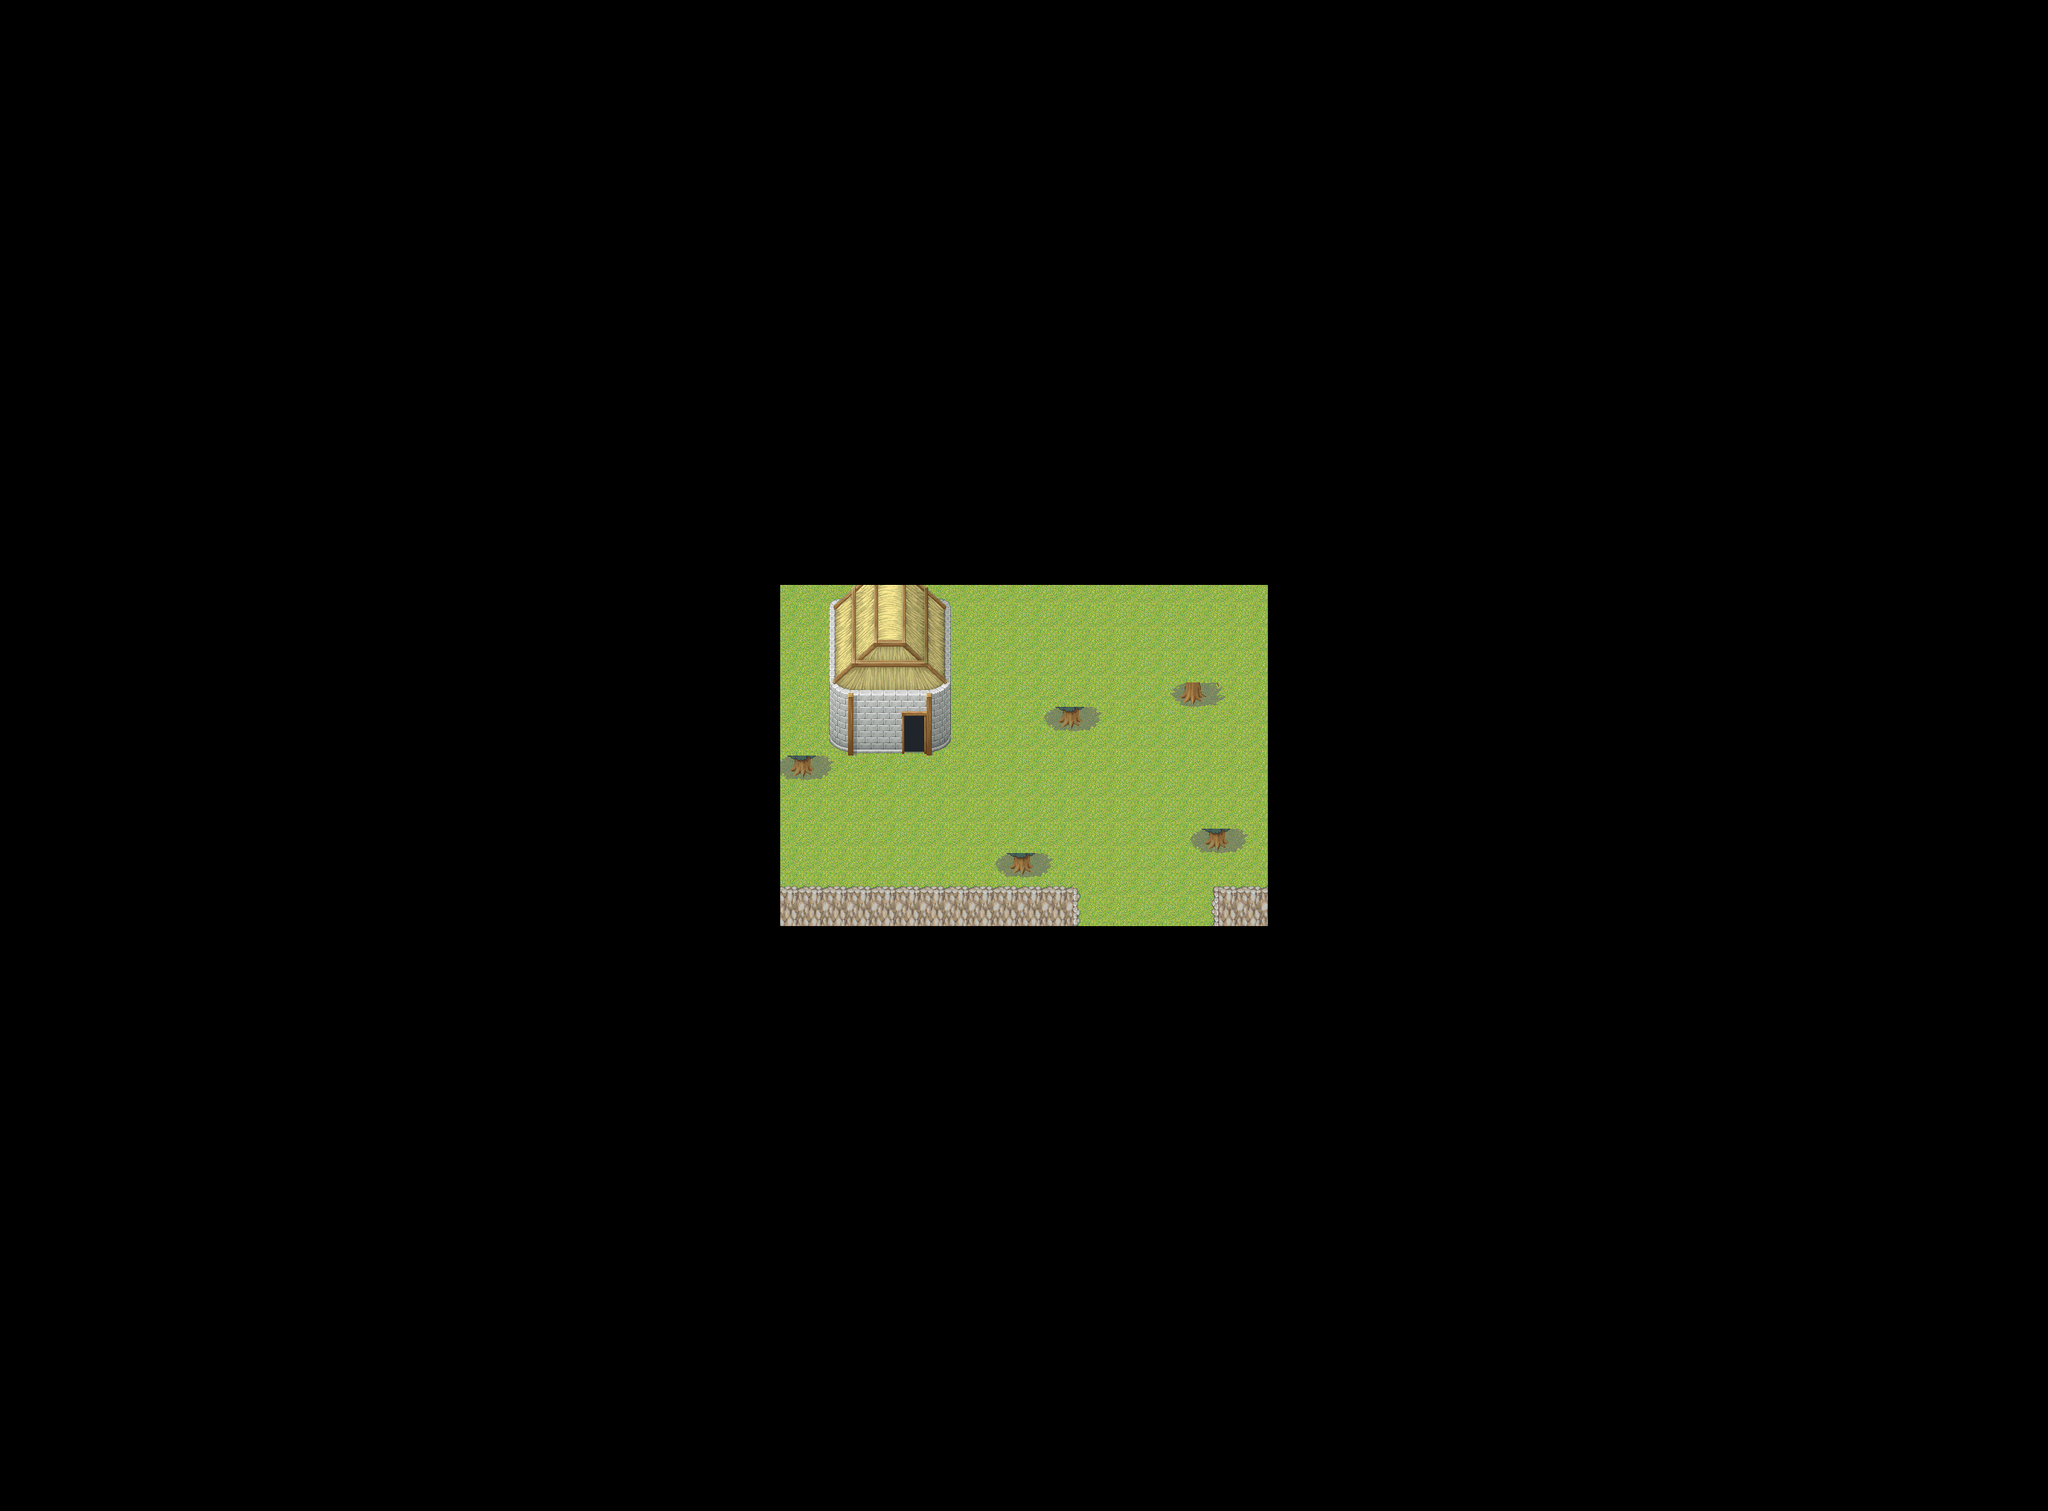

Rendered tile map (Tiled .tmx) drawn with the repository's tilesets; below, a short description and the map source with its tile grids summarised:
An orthogonal 84x62 tile map with 32x32 px tiles, 3 tile layers (Tile Layer 1, Tile Layer 2, Tile Layer 3), 3 hidden layers not drawn and 18 objects (13x wall, 2x event, 2x encounter, player).

<map version="1.0" tiledversion="1.0.2" orientation="orthogonal" renderorder="right-down" width="84" height="62" tilewidth="32" tileheight="32" nextobjectid="28">
 <tileset firstgid="1" source="../img/RPGmakerXPMegaTileset_Edited.tsx" />
 <layer name="Tile Layer 1" width="84" height="62">
  <data>[5208 cells, 280 non-empty, 3 distinct tile ids]</data>
 </layer>
 <layer name="Tile Layer 2" width="84" height="62">
  <data>[5208 cells, 68 non-empty, 49 distinct tile ids]</data>
 </layer>
 <layer name="Tile Layer 3" width="84" height="62">
  <data>[5208 cells, 0 non-empty, 0 distinct tile ids]</data>
 </layer>
 <layer name="Tile Layer 4" width="84" height="62" visible="0">
  <data>[5208 cells, 76 non-empty, 32 distinct tile ids]</data>
 </layer>
 <layer name="Tile Layer 5" width="84" height="62" visible="0">
  <data>[5208 cells, 0 non-empty, 0 distinct tile ids]</data>
 </layer>
 <layer name="Tile Layer 6" width="84" height="62" visible="0">
  <data>[5208 cells, 0 non-empty, 0 distinct tile ids]</data>
 </layer>
 <objectgroup name="Object Layer 1">
  <object id="4" name="event" type="event" x="1184" y="960" width="32" height="16">
   <properties>
    <property name="destination" value="home_interior" />
   </properties>
  </object>
  <object id="10" name="player" type="player" x="1184" y="992" width="32" height="32" />
  <object id="12" name="wall" type="wall" x="1043" y="992" width="21" height="29" />
  <object id="13" name="wall" type="wall" x="1395" y="928" width="21" height="24" />
  <object id="14" name="wall" type="wall" x="1555" y="896" width="21" height="24" />
  <object id="15" name="wall" type="wall" x="1587" y="1088" width="21" height="24" />
  <object id="16" name="wall" type="wall" x="1331" y="1120" width="21" height="24" />
  <object id="17" name="wall" type="wall" x="1024" y="1168" width="385" height="48" />
  <object id="18" name="wall" type="wall" x="1597" y="1168" width="99" height="48" />
  <object id="19" name="wall" type="wall" x="1216" y="960" width="32" height="27" />
  <object id="20" name="wall" type="wall" x="1088" y="960" width="96" height="29" />
  <object id="21" name="wall" type="wall" x="1088" y="768" width="160" height="192" />
  <object id="22" name="wall" type="wall" x="1664" y="768" width="32" height="400" />
  <object id="23" name="wall" type="wall" x="992" y="736" width="704" height="32" />
  <object id="24" name="wall" type="wall" x="992" y="768" width="32" height="448" />
  <object id="25" name="event" type="event" x="1409" y="1201" width="188" height="15">
   <properties>
    <property name="destination" value="cross_roads" />
   </properties>
  </object>
  <object id="26" name="encounter" type="encounter" x="1088" y="993" width="32" height="30">
   <properties>
    <property name="location" value="forest_encounter" />
   </properties>
  </object>
  <object id="27" name="encounter" type="encounter" x="1185" y="1121" width="29" height="29">
   <properties>
    <property name="location" value="swamp_encounter" />
   </properties>
  </object>
 </objectgroup>
</map>
